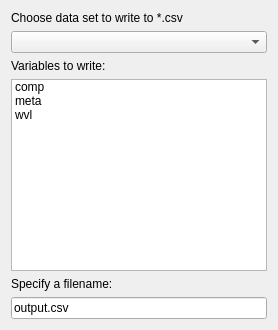
<?xml version="1.0" encoding="UTF-8"?>
<ui version="4.0">
 <class>Form</class>
 <widget class="QWidget" name="Form">
  <property name="windowTitle">
   <string>Form</string>
  </property>
  <layout class="QVBoxLayout" name="verticalLayout">
   <item>
    <widget class="QLabel" name="chooseDataSetLabel">
     <property name="text">
      <string>Choose data set to write to *.csv</string>
     </property>
    </widget>
   </item>
   <item>
    <widget class="QComboBox" name="chooseDataSetComboBox"/>
   </item>
   <item>
    <widget class="QLabel" name="variablesToWriteLabel">
     <property name="text">
      <string>Variables to write:</string>
     </property>
    </widget>
   </item>
   <item>
    <widget class="QListWidget" name="variablesToWriteListWidget">
     <item>
      <property name="text">
       <string>comp</string>
      </property>
     </item>
     <item>
      <property name="text">
       <string>meta</string>
      </property>
     </item>
     <item>
      <property name="text">
       <string>wvl</string>
      </property>
     </item>
    </widget>
   </item>
   <item>
    <widget class="QLabel" name="label_3">
     <property name="text">
      <string>Specify a filename:</string>
     </property>
    </widget>
   </item>
   <item>
    <widget class="QLineEdit" name="lineEdit">
     <property name="text">
      <string>output.csv</string>
     </property>
    </widget>
   </item>
  </layout>
 </widget>
 <resources/>
 <connections/>
</ui>
